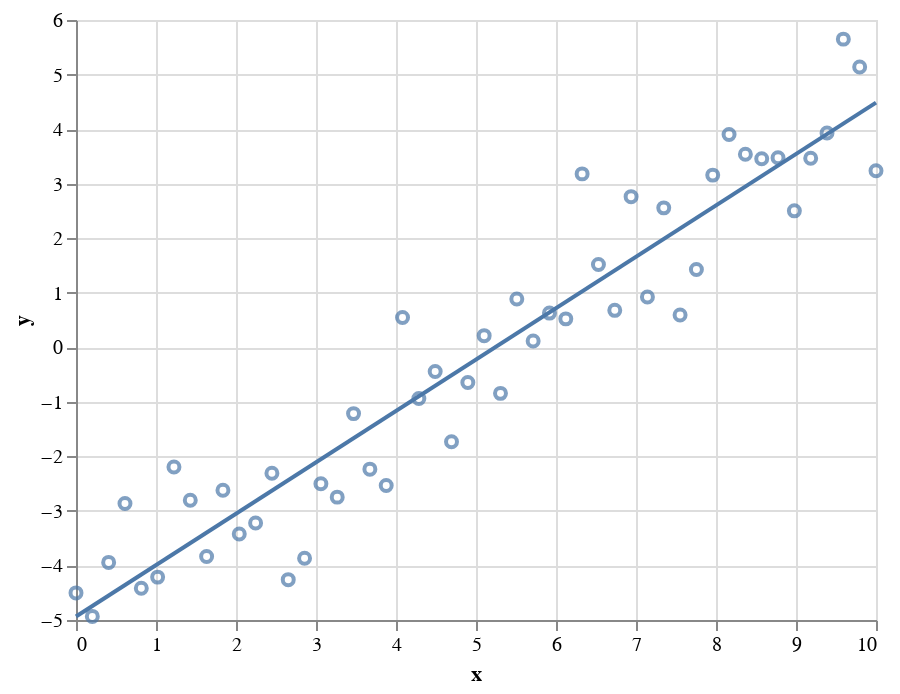

Source (notebook cell):
### Code cell
# @title Regression
np.random.seed(42)
x = np.linspace(0, 10)
y = x - 5 + np.random.randn(len(x))

df = pd.DataFrame({'x': x, 'y': y})

chart = alt.Chart(df).mark_point().encode(
    x='x',
    y='y'
)

chart + chart.transform_regression('x', 'y').mark_line()

### Figure 1 — Vega-Lite specification as saved in the notebook (floating-point values rounded to 4 significant figures)
{"config": {"view": {"continuousWidth": 400, "continuousHeight": 300}}, "layer": [{"mark": "point", "encoding": {"x": {"field": "x", "type": "quantitative"}, "y": {"field": "y", "type": "quantitative"}}}, {"mark": "line", "encoding": {"x": {"field": "x", "type": "quantitative"}, "y": {"field": "y", "type": "quantitative"}}, "transform": [{"on": "x", "regression": "y"}]}], "data": {"name": "data-04295185ddde84f7f1fd8ac63d0a1a89"}, "$schema": "https://vega.github.io/schema/vega-lite/v4.17.0.json", "datasets": {"data-04295185ddde84f7f1fd8ac63d0a1a89": [{"x": 0.0, "y": -4.503}, {"x": 0.2041, "y": -4.934}, {"x": 0.4082, "y": -3.944}, {"x": 0.6122, "y": -2.865}, {"x": 0.8163, "y": -4.418}, {"x": 1.02, "y": -4.214}, {"x": 1.224, "y": -2.196}, {"x": 1.429, "y": -2.804}, {"x": 1.633, "y": -3.837}, {"x": 1.837, "y": -2.621}, {"x": 2.041, "y": -3.423}, {"x": 2.245, "y": -3.221}, {"x": 2.449, "y": -2.309}, {"x": 2.653, "y": -4.26}, {"x": 2.857, "y": -3.868}, {"x": 3.061, "y": -2.501}, {"x": 3.265, "y": -2.748}, {"x": 3.469, "y": -1.216}, {"x": 3.673, "y": -2.235}, {"x": 3.878, "y": -2.535}, {"x": 4.082, "y": 0.5473}, {"x": 4.286, "y": -0.9401}, {"x": 4.49, "y": -0.4427}, {"x": 4.694, "y": -1.731}, {"x": 4.898, "y": -0.6464}, {"x": 5.102, "y": 0.213}, {"x": 5.306, "y": -0.8449}, {"x": 5.51, "y": 0.8859}, {"x": 5.714, "y": 0.1136}, {"x": 5.918, "y": 0.6267}, {"x": 6.122, "y": 0.5207}, {"x": 6.327, "y": 3.179}, {"x": 6.531, "y": 1.517}, {"x": 6.735, "y": 0.677}, {"x": 6.939, "y": 2.761}, {"x": 7.143, "y": 0.922}, {"x": 7.347, "y": 2.556}, {"x": 7.551, "y": 0.5914}, {"x": 7.755, "y": 1.427}, {"x": 7.959, "y": 3.156}, {"x": 8.163, "y": 3.902}, {"x": 8.367, "y": 3.539}, {"x": 8.571, "y": 3.456}, {"x": 8.776, "y": 3.474}, {"x": 8.98, "y": 2.501}, {"x": 9.184, "y": 3.464}, {"x": 9.388, "y": 3.927}, {"x": 9.592, "y": 5.649}, {"x": 9.796, "y": 5.14}, {"x": 10.0, "y": 3.237}]}}
